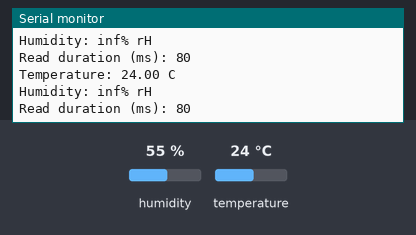
The sketch below on a simulated Arduino Leonardo, built with avr-gcc and run on an emulated ATmega32U4. Parts: the last lines printed to the serial monitor. The inputs (shaded band) are chosen by the test bench; at power-on: temperature 24 °C, humidity 55 %.

Above: at 1.9 s.
2.0 s: temperature set to 12 °C
At 3.1 s:
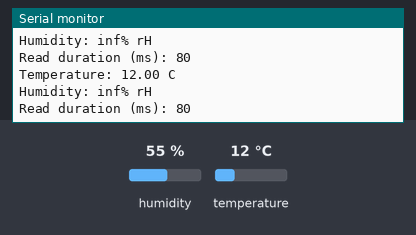
3.5 s: temperature set to 19 °C
At 3.5 s:
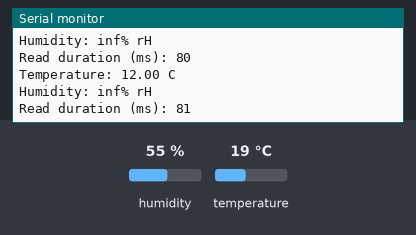
Timing chart, 0 to 6.5 s (numbered marks = the images above; inputs shaded):
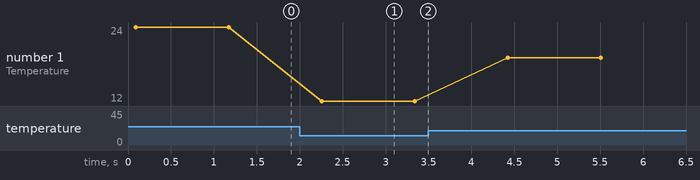

Measured:
- after the input at 2.0 s, the serial monitor: prints a new line after 0.26 s (image 1)
- plotted number 1: 24 → 12 after the input at 2.0 s, 12 → 19 after the input at 3.5 s

The sketch:

SHT40_Calbrated.ino
```cpp
/***************************************************
  This code is adapted from the example code provided by Adafruit for
  the SHT40 breakout board to incorporate calibration coeffients for RH.

  Designed specifically to work with the SHT4x sensor from Adafruit
  ----> https://www.adafruit.com/products/4885

  These sensors use I2C to communicate, 2 pins are required to
  interface
 ****************************************************/

#include "Adafruit_SHT4x.h"

Adafruit_SHT4x sht4 = Adafruit_SHT4x();

//Linear calibration coefficients, slope and y-intercept.
float m;
float b;
float RH;

void setup() {
  Serial.begin(115200);

  while (!Serial)
    delay(10);     // will pause Zero, Leonardo, etc until serial console opens

  Serial.println("Adafruit SHT4x test");
  if (! sht4.begin()) {
    Serial.println("Couldn't find SHT4x");
    while (1) delay(1);
  }
  Serial.println("Found SHT4x sensor");
  Serial.print("Serial number 0x");
  Serial.println(sht4.readSerial(), HEX);

  // You can have 3 different precisions, higher precision takes longer
  sht4.setPrecision(SHT4X_HIGH_PRECISION);

  // You can have 6 different heater settings
  // higher heat and longer times uses more power
  // and reads will take longer too!
  sht4.setHeater(SHT4X_NO_HEATER);
}


void loop() {
  sensors_event_t humidity, temp;

  RH = (humidity.relative_humidity - b ) / m;

  uint32_t timestamp = millis();
  sht4.getEvent(&humidity, &temp);// populate temp and humidity objects with fresh data
  timestamp = millis() - timestamp;

  Serial.print("Temperature: ");
  Serial.print(temp.temperature);
  Serial.println(" C");
  Serial.print("Humidity: ");
  Serial.print(RH);
  Serial.println("% rH");

  Serial.print("Read duration (ms): ");
  Serial.println(timestamp);

  delay(1000);
}
```
